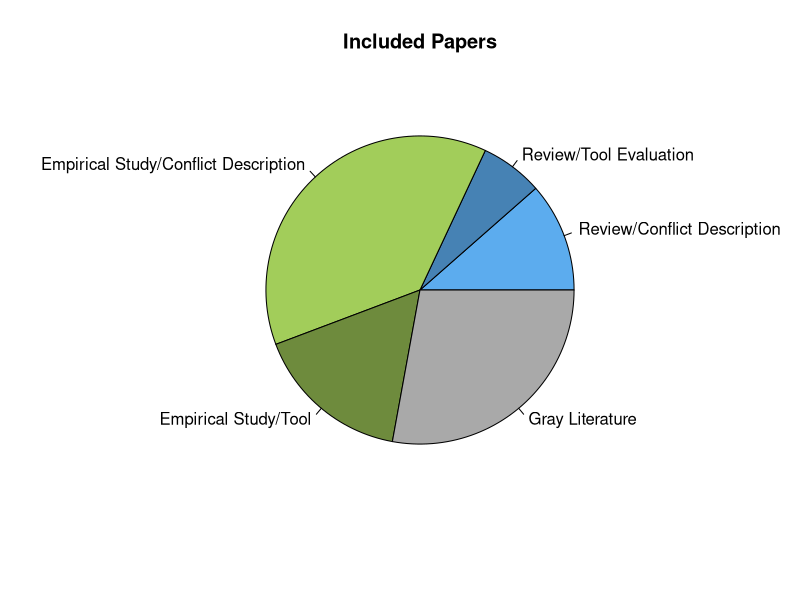
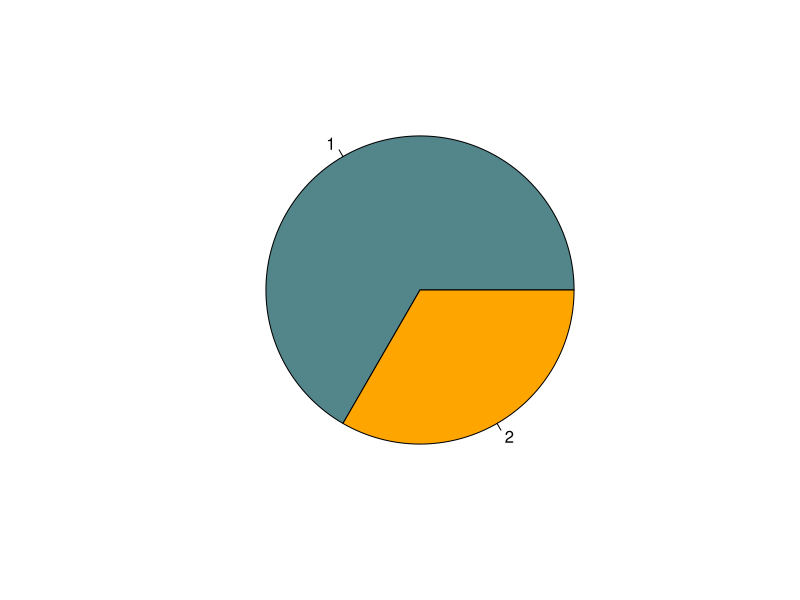
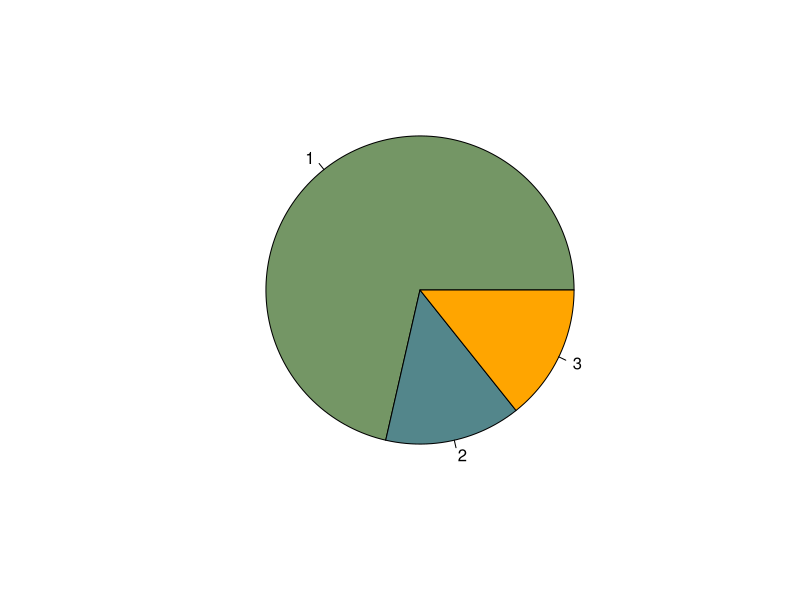
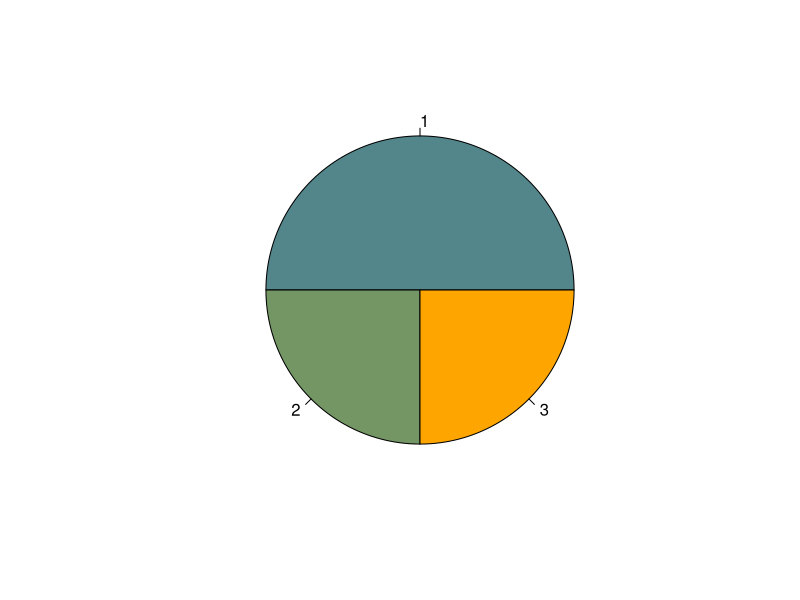
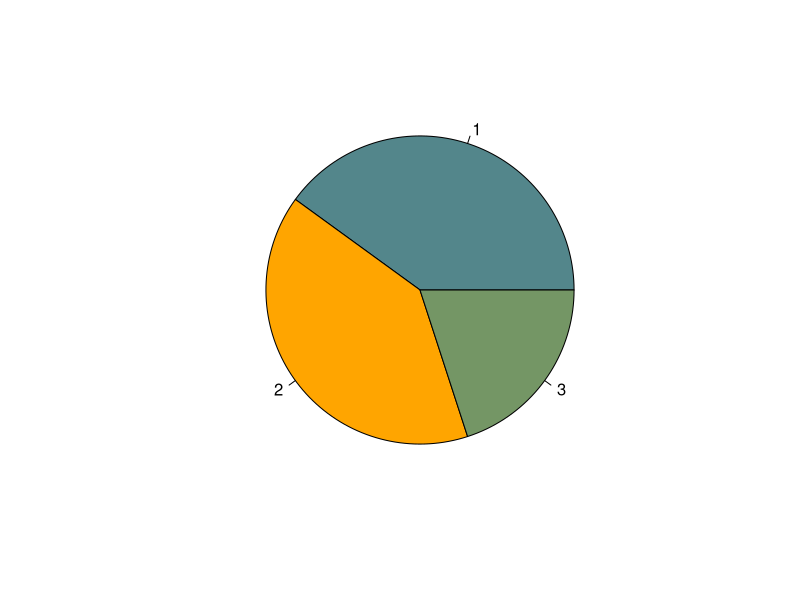
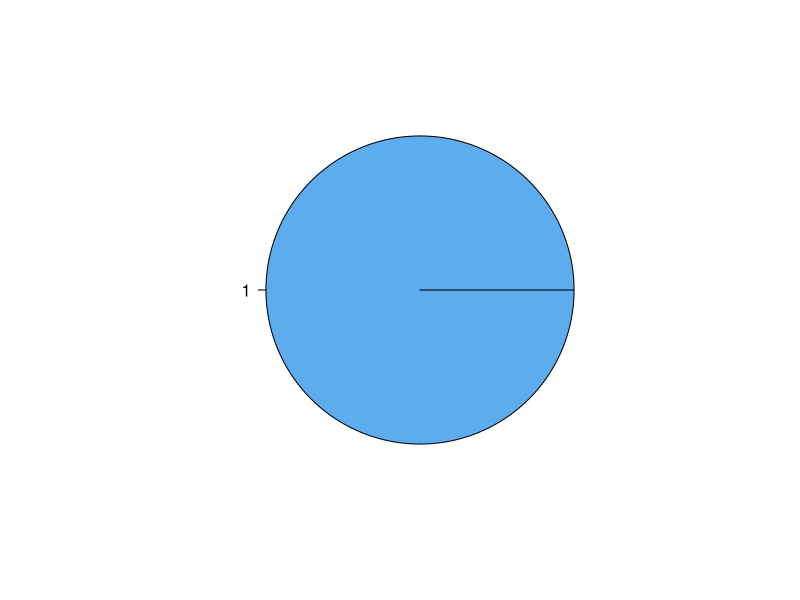
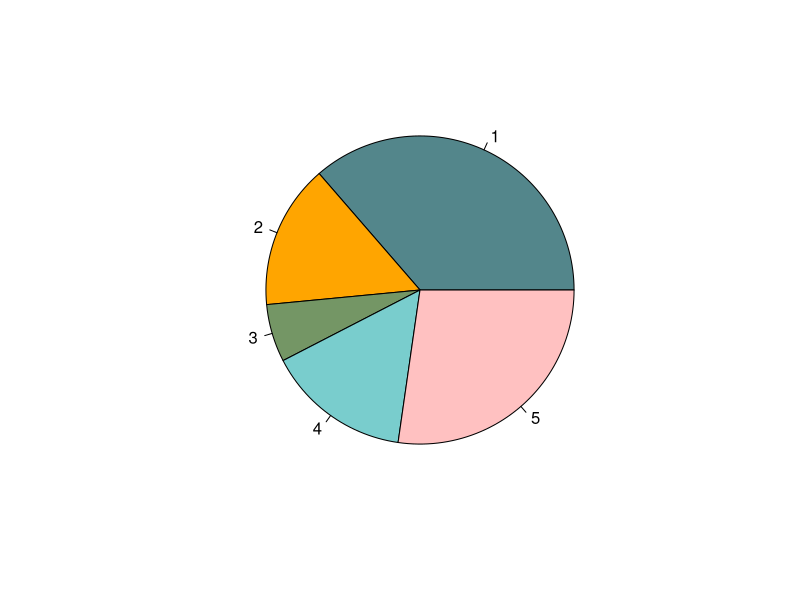
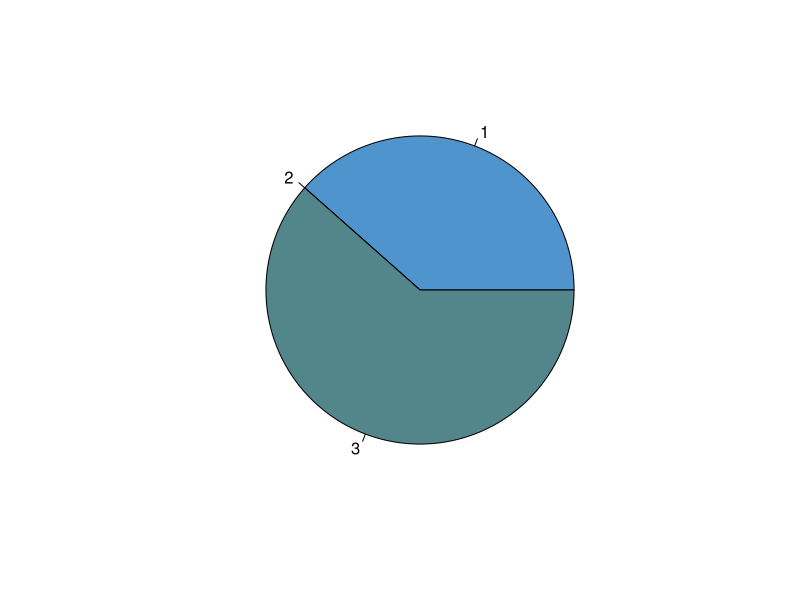

Source code (R) for these figures, in order:
## ---- chunk 1
slices <- c(7, 4, 23, 10, 17)
lbls <- c("Review/Conflict Description", "Review/Tool Evaluation", "Empirical Study/Conflict Description", "Empirical Study/Tool", "Gray Literature")
pie(slices, labels = lbls, main="Included Papers", col=c("steelblue2", "steelblue", "darkolivegreen3", "darkolivegreen4", "darkgrey"))
## ---- chunk 2
## Bobcats do not predate cattle
slices <- c(2, 1)
lbls <- c("Rancher Survey", "Camera Trap Observations")
pie(slices, col=c("#53868B", "#FFA500"))
## ---- chunk 3
## Bobcats predate sheep/goats
slices <- c(10, 2, 2)
pie(slices, col=c("#749665", "#53868B", "#FFA500"))

## Bobcats do not predate sheep/goats
slices <- c(2, 1, 1)
pie(slices, col=c("#53868B", "#749665", "#FFA500"))
## ---- chunk 4
## Bobcats predate poultry
slices <- c(2, 2, 1)
pie(slices, col=c("#53868B", "#FFA500", "#749665"))

## Bobcats do not predate poultry
slices <- c(1)
pie(slices, col=c("steelblue2"))
## ---- chunk 5
slices <- c(12, 5, 2, 5, 9)
pie(slices, col=c("#53868B", "#FFA500", "#749665", "darkslategray3", "rosybrown1"))


slices <- c(5, 0, 8)
pie(slices, col=c("steelblue3", "steelblue3", "#53868B"))
## ---- chunk 6
slices <- c(5, 1, 1, 1)
pie(slices, col=c("#53868B", "#FFA500", "#749665", "darkslategray3"))

